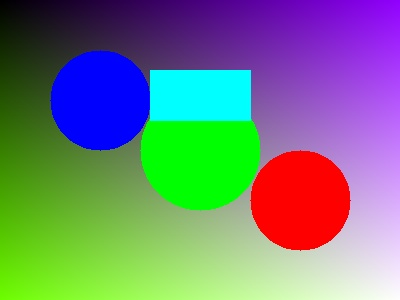
#> input picture Hafta_5/5.1/sample.jpg, 400 x 300 px
$ python main.py
#> lines starting #> are read from the running program, lines starting #| are printed output that depends on the picture; after the words box and inside, x2 and y2 are one past the last pixel; in counts of white or black regions, pixels touching at a corner belong together
#!/usr/bin/env python3
"""
======================================================================================
DERS  : Görüntü İşleme
ÖDEV  : 5.1 (5. Hafta 1. Ödev)
KONU  : Renkli Görüntü Kanal Histogramları ve Siyah-Beyaz Dönüşümü
YAZAR : aliensarsen
======================================================================================
"""

import os
import sys
import cv2
import numpy as np
import matplotlib
matplotlib.use('Agg')
import matplotlib.pyplot as plt


def create_sample_image(output_path="sample.jpg"):
    """Test için sentetik renkli bir görüntü üretir."""
    width, height = 400, 300
    img = np.zeros((height, width, 3), dtype=np.uint8)

    for y in range(height):
        for x in range(width):
            img[y, x] = [
                int((x / width) * 255),                 # Blue
                int((y / height) * 255),                # Green
                int(((x + y) / (width + height)) * 255) # Red
            ]

    cv2.circle(img, (100, 100), 50, (255, 0, 0), -1)   # Mavi
    cv2.circle(img, (200, 150), 60, (0, 255, 0), -1)   # Yeşil
    cv2.circle(img, (300, 200), 50, (0, 0, 255), -1)   # Kırmızı
    cv2.rectangle(img, (150, 70), (250, 120), (255, 255, 0), -1) # Cyan

    cv2.imwrite(output_path, img)
    return output_path


def main(image_path="sample.jpg"):
#> called with image_path = 'sample.jpg'
    print("=" * 70)
    print(" ÖDEV 5.1: RENKLİ GÖRÜNTÜ KANAL HİSTOGRAMLARI VE SİYAH-BEYAZ DÖNÜŞÜMÜ")
    print("=" * 70)

    if not os.path.exists(image_path):
        image_path = create_sample_image(image_path)

    # 1. Renkli Görüntüyü Oku
    bgr_img = cv2.imread(image_path)
#> bgr_img is the input picture: shape (300, 400, 3); mean B, G, R 122.7, 126.5, 112.2
    if bgr_img is None:
        raise ValueError(f"Görsel açılamadı: {image_path}")

    rgb_img = cv2.cvtColor(bgr_img, cv2.COLOR_BGR2RGB)

    # 2. Siyah-Beyaza Dönüştürme
    # A) Gri Tonlama (Grayscale: 0-255 arası gri tonları)
    gray_img = cv2.cvtColor(bgr_img, cv2.COLOR_BGR2GRAY)
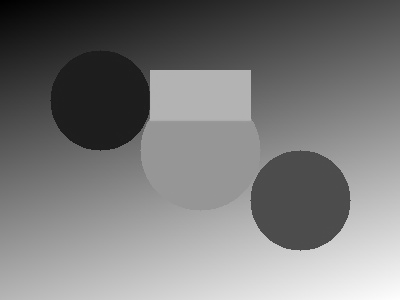
#> gray_img: shape (300, 400); min 0, max 254, mean 121.8

    # B) Sabit Eşikleme ile İkili Siyah-Beyaz (Threshold = 127)
    _, binary_fixed = cv2.threshold(gray_img, 127, 255, cv2.THRESH_BINARY)
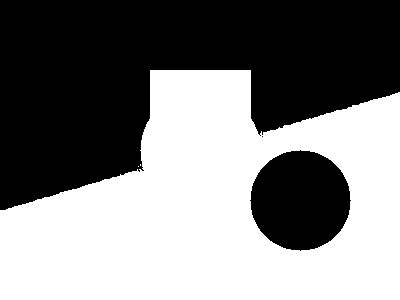
#> binary_fixed: shape (300, 400); 50.2% white; 3 black regions (1 under 20 px), largest, box (x1, y1, x2, y2) and area: (0, 0, 400, 210) 51940, (250, 150, 351, 251) 7845

    # C) Otsu Algoritması ile Otomatik Eşiklenmiş İkili Siyah-Beyaz
    otsu_thresh, binary_otsu = cv2.threshold(gray_img, 0, 255, cv2.THRESH_BINARY + cv2.THRESH_OTSU)
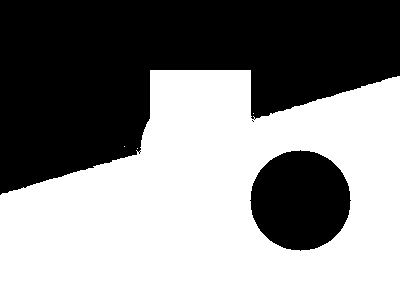
#> binary_otsu: shape (300, 400); 54.1% white; 3 black regions (1 under 20 px), largest, box (x1, y1, x2, y2) and area: (0, 0, 400, 195) 47224, (250, 150, 351, 251) 7845
#> otsu_thresh = 117

    cv2.imwrite("output_grayscale.jpg", gray_img)
    cv2.imwrite("output_binary_fixed.jpg", binary_fixed)
    cv2.imwrite("output_binary_otsu.jpg", binary_otsu)

    print(f"[+] Gri tonlama görseli kaydedildi: output_grayscale.jpg")
    print(f"[+] Sabit eşikleme (127) ikili görsel: output_binary_fixed.jpg")
    print(f"[+] Otsu ikili görseli (Eşik={otsu_thresh:.0f}): output_binary_otsu.jpg")
#| [+] Otsu ikili görseli (Eşik=117): output_binary_otsu.jpg

    # 3. Her Bir Kanal İçin Histogram Çıkarma
    colors = ('b', 'g', 'r')
    channel_names = ('Mavi (Blue)', 'Yeşil (Green)', 'Kırmızı (Red)')

    fig = plt.figure(figsize=(15, 10))
    fig.suptitle("Ödev 5.1: Renk Kanalları Histogramı ve Siyah-Beyaz Dönüşümü", fontsize=15, fontweight='bold')

    plt.subplot(2, 3, 1)
    plt.imshow(rgb_img)
    plt.title("Orijinal Renkli Görüntü (RGB)")
    plt.axis("off")

    plt.subplot(2, 3, 2)
    plt.imshow(gray_img, cmap="gray")
    plt.title("Gri Tonlama (Grayscale)")
    plt.axis("off")

    plt.subplot(2, 3, 3)
    plt.imshow(binary_otsu, cmap="gray")
    plt.title(f"Siyah-Beyaz (Otsu Binary, Eşik={otsu_thresh:.0f})")
    plt.axis("off")

    plt.subplot(2, 3, 4)
    for i, col in enumerate(colors):
        hist = cv2.calcHist([bgr_img], [i], None, [256], [0, 256])
        plt.plot(hist, color=col, linewidth=1.8, label=channel_names[i])
    plt.title("Her Bir Renk Kanalının Histogramı")
    plt.xlabel("Piksel Değeri (0 - 255)")
    plt.ylabel("Piksel Sayısı")
    plt.xlim([0, 256])
    plt.grid(True, linestyle="--", alpha=0.5)
    plt.legend()

    plt.subplot(2, 3, 5)
    hist_gray = cv2.calcHist([gray_img], [0], None, [256], [0, 256])
#> hist_gray = 256 values, max 8827 at index 150, min 0 at index 255, mean 468.8
    plt.plot(hist_gray, color='black', linewidth=1.8, label="Gri Ton")
    plt.axvline(x=otsu_thresh, color='red', linestyle='--', label=f'Otsu Eşiği ({otsu_thresh:.0f})')
    plt.title("Gri Seviye Histogramı ve Eşik Değeri")
    plt.xlabel("Piksel Değeri (0 - 255)")
    plt.ylabel("Piksel Sayısı")
    plt.xlim([0, 256])
    plt.grid(True, linestyle="--", alpha=0.5)
    plt.legend()

    plt.subplot(2, 3, 6)
    for i, col in enumerate(colors):
        hist = cv2.calcHist([bgr_img], [i], None, [256], [0, 256])
        plt.fill_between(range(256), hist.ravel(), alpha=0.25, color=col, label=channel_names[i])
    plt.title("Renk Kanalları Yoğunluk Alanı")
    plt.xlabel("Piksel Değeri (0 - 255)")
    plt.ylabel("Piksel Sayısı")
    plt.xlim([0, 256])
    plt.grid(True, linestyle="--", alpha=0.5)
    plt.legend()

    plt.tight_layout()
    result_plot = "histogram_analiz_sonucu.png"
    plt.savefig(result_plot, dpi=300)
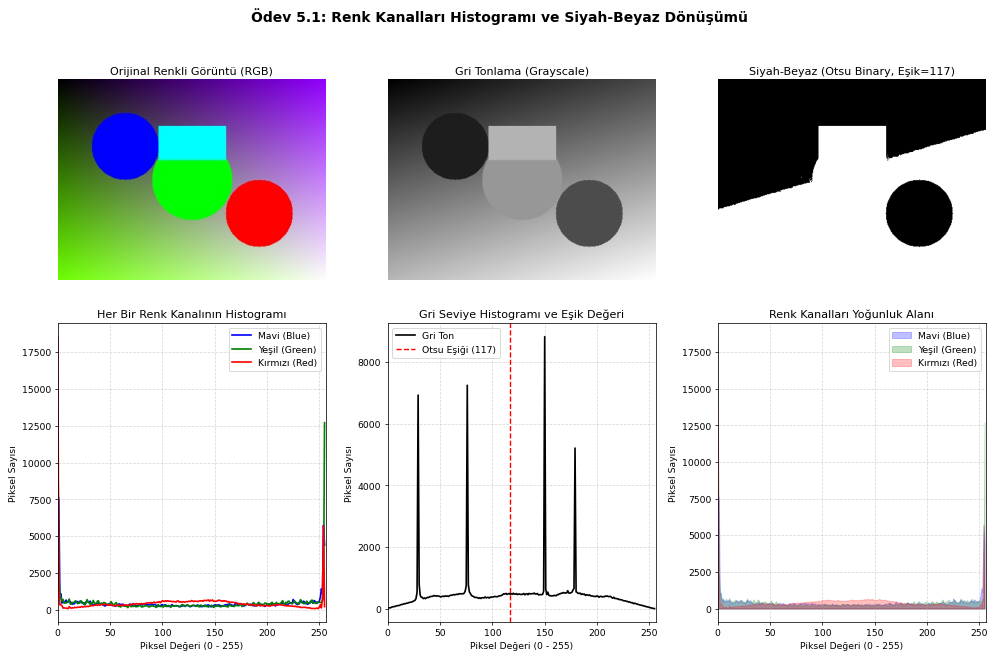
#> figure drawn by matplotlib, 6 panels; panel 4: curve peaks at x = 0, y = 7845; panel 4: curve peaks at x = 255, y = 12710; panel 4: curve peaks at x = 0, y = 18551; panel 5: curve peaks at x = 150, y = 8827
    print(f"[+] Analiz paneli kaydedildi: {result_plot}")
    print("=" * 70)


if __name__ == "__main__":
    img_arg = sys.argv[1] if len(sys.argv) > 1 else "sample.jpg"
    main(img_arg)

$ run again, with Hafta_5/5.3/gri_donusum_ve_hata_analizi.png saved as Hafta_5/5.1/sample.jpg
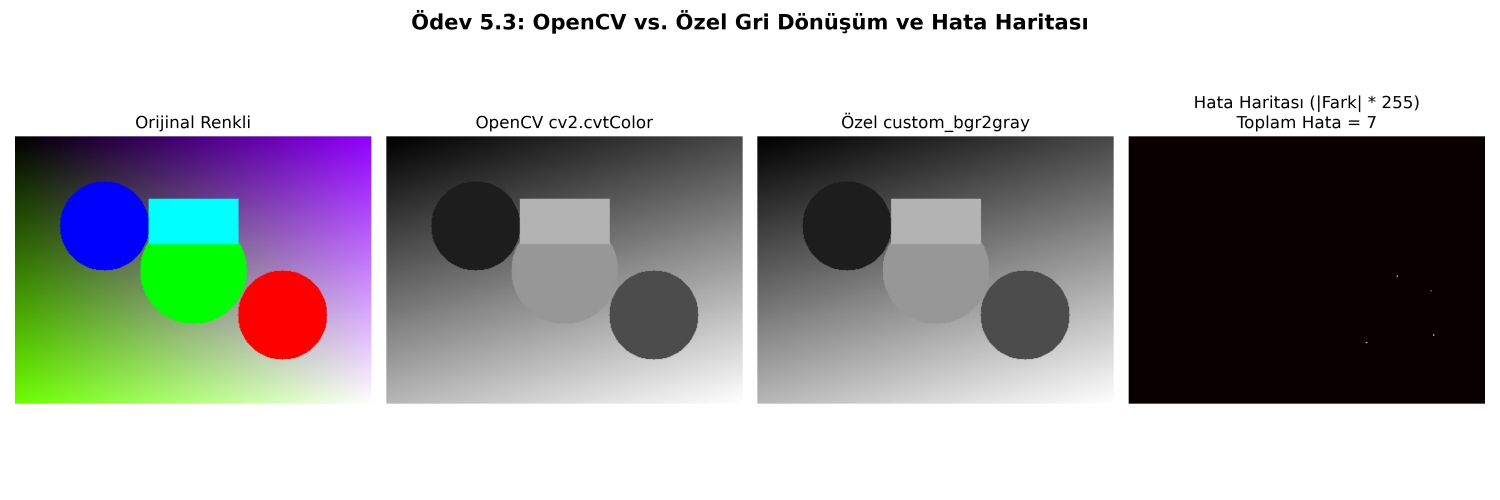
#> input picture Hafta_5/5.3/gri_donusum_ve_hata_analizi.png, 4500 x 1500 px (shown at 1/3 size)
#> in main, bgr_img is the input picture: shape (1500, 4500, 3); mean B, G, R 169.6, 170.1, 169.5
#> in main, `_, binary_fixed = cv2.threshold(gray_img, 127, 255, cv2.THRESH_BINARY)`:
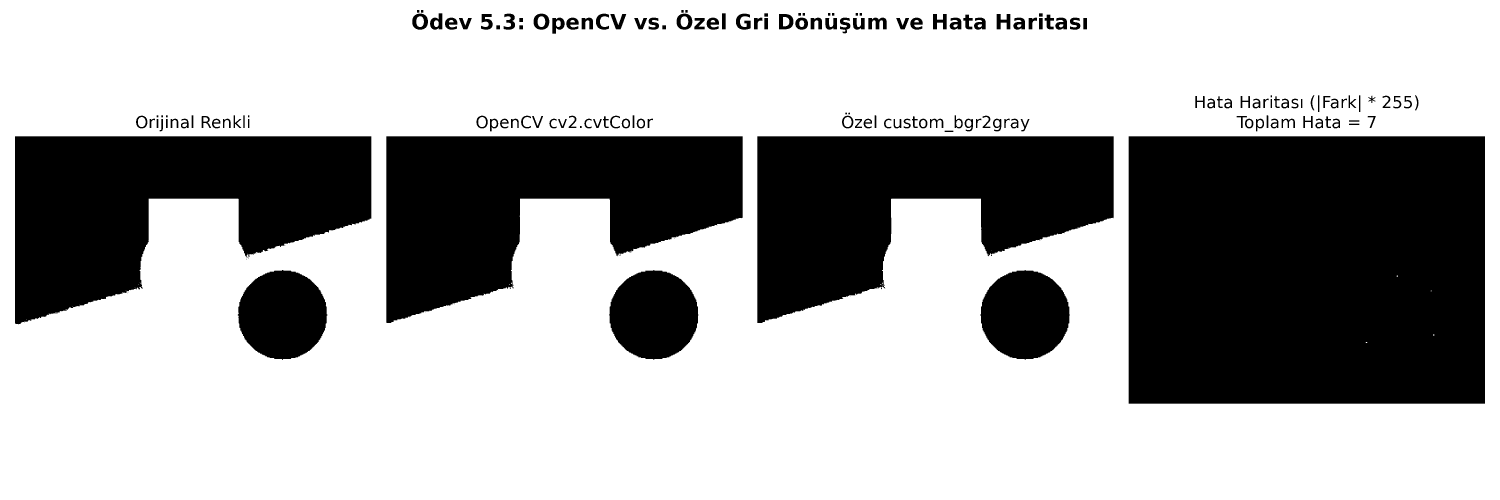
#> binary_fixed: shape (1500, 4500) (shown at 1/3 size); 67.4% white; 184 black regions (24 under 20 px), largest, box (x1, y1, x2, y2) and area: (3386, 409, 4455, 1211) 857291, (45, 409, 1114, 973) 372254, (2272, 409, 3341, 969) 369208
#> in main, `otsu_thresh, binary_otsu = cv2.threshold(gray_img, 0, 255, cv2.THRESH_..`:
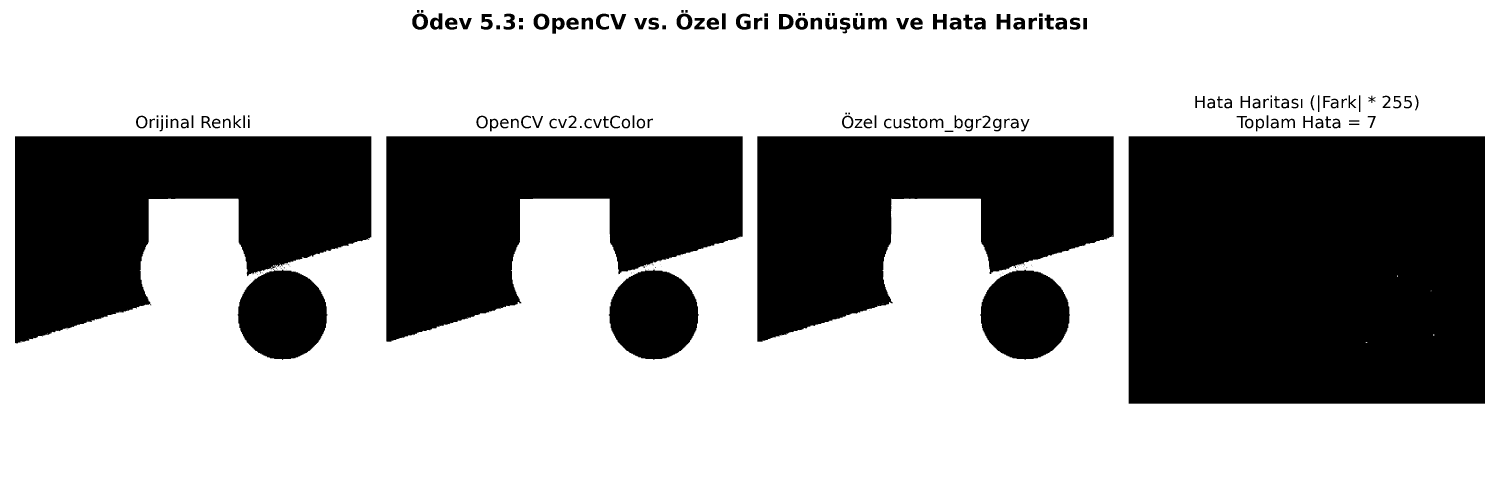
#> binary_otsu: shape (1500, 4500) (shown at 1/3 size); 65.4% white; 230 black regions (70 under 20 px), largest, box (x1, y1, x2, y2) and area: (3386, 409, 4455, 1211) 857298, (45, 409, 1114, 1030) 416356, (2272, 409, 3341, 1025) 413190
#> otsu_thresh = 140
#| [+] Otsu ikili görseli (Eşik=140): output_binary_otsu.jpg
#> hist_gray = 256 values, max 3195648 at index 255, min 1509 at index 249, mean 26367.2
